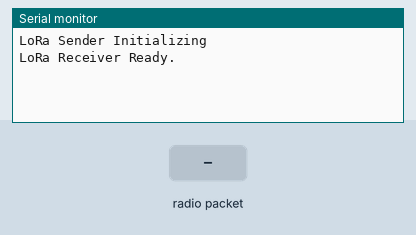
Simulated run of this sketch. Board: Arduino Nano, built with avr-gcc and run on an emulated ATmega328P. On the bench: the last lines printed to the serial monitor. The inputs (shaded band) are chosen by the test bench. No radio packets arrive unless stated.

Above: at 1.2 s.
1.3 s: radio packet "1" arrives
At 2.5 s:
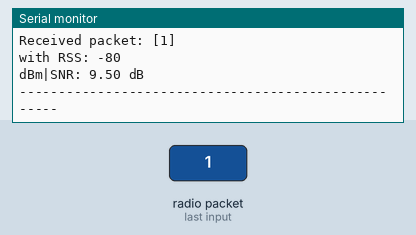
2.8 s: radio packet "0" arrives
At 2.87 s:
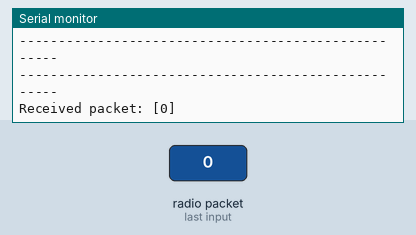
4.3 s: radio packet "2" arrives
At 4.37 s:
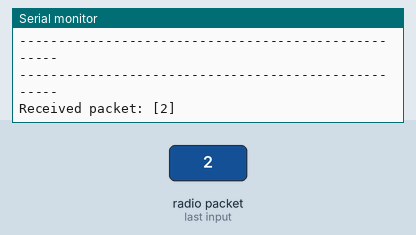

The sketch:

LoRa_nano_receive.ino
```cpp
#include <SPI.h>
#include <LoRa.h>

#define LORA_SS 10
#define LORA_RST 9
#define LORA_DIO0 2

#define LORA_BAND 433E6

int counter = 0;

void setup() {
  // put your setup code here, to run once:
  Serial.begin(9600);
  while(!Serial);

  Serial.println("LoRa Sender Initializing");

  LoRa.setPins(LORA_SS, LORA_RST, LORA_DIO0);

  if (!LoRa.begin(LORA_BAND))
  {
    Serial.println("Starting LoRa failed! Check Wiring");
    while(1);
  }

  Serial.println("LoRa Receiver Ready.");
}

void loop() {
  // put your main code here, to run repeatedly:

  int packetSize = LoRa.parsePacket();


  if (packetSize)
  {
    Serial.println("----------------------------------------------------");
    Serial.print("Received packet: [");

    while(LoRa.available())
    {
      Serial.print((char)LoRa.read());
    }

    Serial.println("]");
    Serial.print("with RSS: ");
    Serial.println(LoRa.packetRssi());
    Serial.print("dBm|SNR: ");
    Serial.print(LoRa.packetSnr());
    Serial.println(" dB");
    Serial.println("----------------------------------------------------");
  }
}
```

Measured:
- after the input at 1.3 s, the serial monitor: prints a new line at once (image 1)
- after the input at 2.8 s, the serial monitor: prints a new line after 0.06 s (image 2)
- after the input at 4.3 s, the serial monitor: prints a new line after 0.06 s (image 3)
